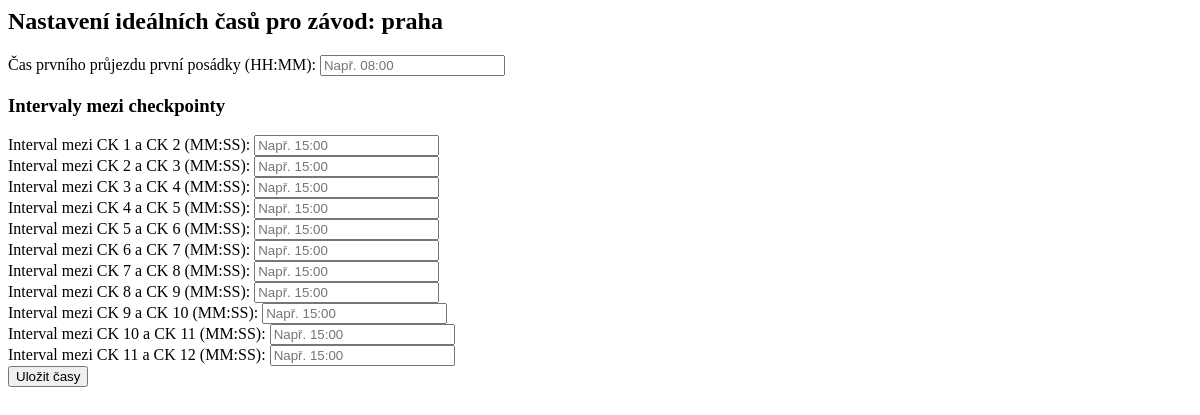
The app's page /race/1/setup_ideal_times, older data.
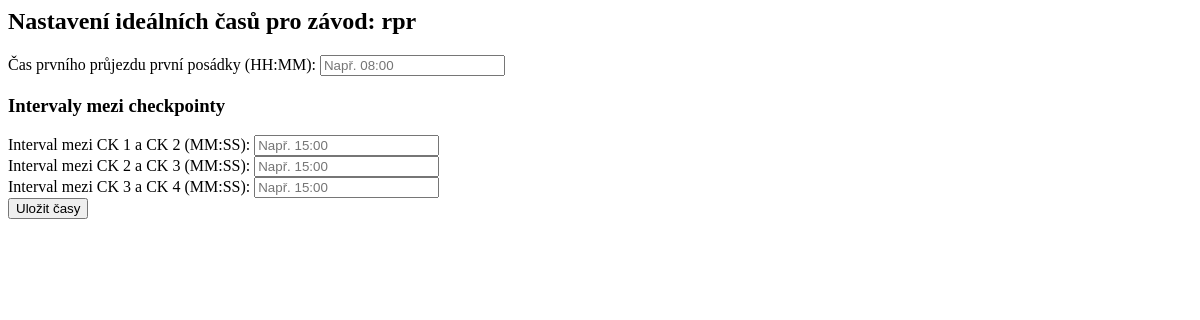
The same page, newer data.
### app.py (models this page shows)
class Race(db.Model):
    id = db.Column(db.Integer, primary_key=True)
    name = db.Column(db.String(100))
    start_time = db.Column(db.DateTime)
    crew_interval = db.Column(db.Integer)  # v minutách
    crews = db.relationship('Crew', backref='race', lazy=True)
    checkpoints = db.relationship('Checkpoint', backref='race', lazy=True)

class Checkpoint(db.Model):
    id = db.Column(db.Integer, primary_key=True)
    name = db.Column(db.String(100))
    order = db.Column(db.Integer)
    race_id = db.Column(db.Integer, db.ForeignKey('race.id'), nullable=False)

### app.py (the view, shortened to what this page needs)
@app.route('/race/<int:race_id>/setup_ideal_times', methods=['GET', 'POST'])
def setup_ideal_times(race_id):
    race = Race.query.get_or_404(race_id)
    checkpoints = Checkpoint.query.filter_by(race_id=race_id).order_by(Checkpoint.order).all()
    crews = Crew.query.filter_by(race_id=race_id).order_by(Crew.number).all()
    return render_template("setup_ideal_times.html",
                         race=race,
                         checkpoints=checkpoints,
                         crews=crews)

### templates/setup_ideal_times.html
{% block content %}
<div class="container">
    <h2>Nastavení ideálních časů pro závod: {{ race.name }}</h2>
    <form method="POST">
        <div class="form-group">
            <label for="start_time">Čas prvního průjezdu první posádky (HH:MM):</label>
            <input type="text" id="start_time" name="start_time"
                   class="form-control" required pattern="\d{1,2}:\d{2}"
                   placeholder="Např. 08:00">
        </div>
        <h3>Intervaly mezi checkpointy</h3>
        {% for i in range(1, checkpoints|length) %}
            <div class="form-group">
                <label for="interval_{{i}}">Interval mezi {{ checkpoints[i-1].name }} a {{ checkpoints[i].name }} (MM:SS):</label>
                <input type="text" id="interval_{{i}}" name="interval_{{ checkpoints[i-1].id }}_{{ checkpoints[i].id }}"
                       class="form-control" required pattern="\d{1,3}:\d{2}"
                       placeholder="Např. 15:00">
            </div>
        {% endfor %}
        <button type="submit" class="btn btn-primary">Uložit časy</button>
    </form>
</div>
{% endblock %}

Row changes from the older to the newer data that the page shows:
removed Checkpoint: name "CK 5", id "Např. 15:00" "Např. 15:00", name "CK 5"
removed Checkpoint: name "CK 6", name "CK 6"
removed Checkpoint: name "CK 7", name "CK 7"
removed Checkpoint: name "CK 8", name "CK 8"
removed Checkpoint: name "CK 9", name "CK 9"
removed Checkpoint: name "CK 10", name "CK 10"
removed Checkpoint: name "CK 11", name "CK 11"
removed Checkpoint: name "CK 12"
changed Race: name "praha" → "rpr"
Text that changed along with them:
list line gone: "Interval mezi a (MM:SS):"
list line gone: "CK 4"
list line gone: "Interval mezi a (MM:SS): "
